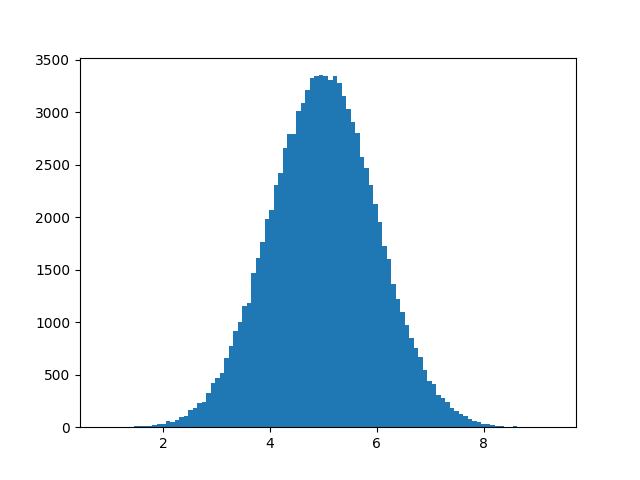

Generate this figure with Python:
# An array where the values are concentrated around a given value.

# In probability theory this kind of data distribution is known as the normal data distribution, 
# or the Gaussian data distribution, after the mathematician Carl Friedrich Gauss who came up with the formula of this data distribution.

import numpy 
import matplotlib.pyplot as plt

x = numpy.random.normal(5.0, 1.0, 100000)

plt.hist(x, 100)

plt.show()
